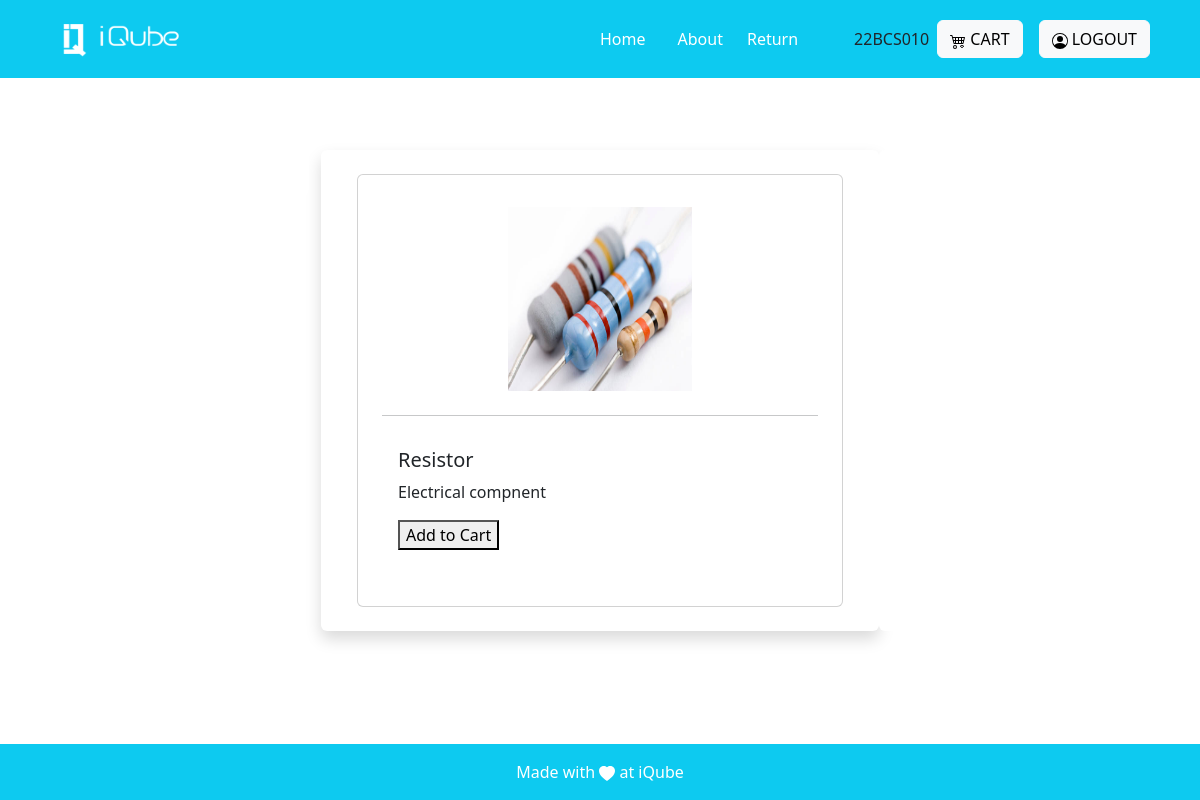
The app's page /product_description/1 (signed in) with its own data.
### invention/models.py (models this page shows, shortened)
class Product(models.Model):
    name=models.CharField(max_length=255)
    decription=models.CharField(max_length=100)
    actual_count=models.PositiveIntegerField()
    available_count=models.PositiveIntegerField()
    dummy_count = models.PositiveIntegerField()
    category= models.ForeignKey('Category', on_delete=models.CASCADE)
    created_at = models.DateTimeField(auto_now=True)
    image = models.ImageField(upload_to='images')

### invention/views.py (the view)
# urls.py: path('product_description/<int:pk>', views.product_description, name="Product_description"),
@login_required(login_url='login')
def product_description(request, pk):
    item = Product.objects.get( pk =pk)
    return render(request, 'core/product_description.html', {'item':item,})

### invention/templates/core/product_description.html
{% extends 'base.html' %}
{% block base %}
<div class="container justify-content-around mt-5 p-4">
    <div class="row">
      <div class="col-3 bg-white rounded d-none d-md-block">
          <div class="card p-2 border-white">
             <div class="card-subtitle p-2">
                <div class="card-text p-2">
                </div>
             </div>
          </div>
      </div>
      <div class="col-6 bg-white rounded shadow border-black">
        <div class="card p-4 m-4">
        <div class="row justify-content-center">
          <img src="{{item.image.url}}" class="card-img-top p-2 " alt="Product Image" style="width: 200px; height: 200px;">
        </div>
        <hr>
          <div class="card-body">
            <h5 class="card-title">{{item.name}}</h5>
            <p class="card-text">{{item.decription}}</p>
            <p class="row justify-content-center "><a href="{% url 'add_to_cart' item.id %}"><Button>Add to Cart</Button></a></p>
          </div>
        </div>
      </div>
      <div class="col-3 bg-white rounded d-none d-lg-block">
        <div class="card p-2 border-white">
          <div class="card-subtitle p-2">
             <div class="card-text p-2">
             </div>
          </div>
       </div>
      </div>
    </div>
</div>
{% endblock %}

### invention/templates/base.html (shortened to what this page needs)
{% load static %}
<!DOCTYPE html>
<html lang="en">
<head>
    <link href="https://cdn.jsdelivr.net/npm/bootstrap@5.3.2/dist/css/bootstrap.min.css" rel="stylesheet"
>
</head>
<body>
    <nav class="sticky-top navbar navbar-expand-lg navbar-dark bg-info p-3">
    <div class="container">
            <a class="navbar-brand" href="#">
                <img src="{% static 'images/logo-white.png' %}" alt="Logo" height="36" width="150">
            </a>
            <div class="collapse navbar-collapse justify-content-end" id="navbarNav">
                <ul class="navbar-nav mx-5">
                    <li class="nav-item mx-2">
                        <a class="nav-link active" href="{% url 'Home'%}">Home</a>
                    </li>
                    <li class="nav-item mx-2">
                        <a class="nav-link active" href="{% url 'About' %}">About</a>
                    </li>
                    <li>
                        <a href="/return_form" class="nav-link active">Return</a>
                    </li>
                </ul>
            </div>
            {{request.user.username}}
            <div class="mt-3 mt-lg-0 mx-2">
                <a class="btn btn-light" href="{% url 'view_cart' %}">
                    CART
                </a>
            </div>
            {% if not user.is_authenticated %}
            <div class="mt-3 mt-lg-0 mx-2">
                <a class="btn btn-light" href="{% url "social:begin" 'azuread-tenant-oauth2' %}">
                    <svg xmlns="http://www.w3.org/2000/svg" width="16" height="16" fill="currentColor" class="bi bi-person-circle" viewBox="0 0 16 16">
                    <path d="M11 6a3 3 0 1 1-6 0 3 3 0 0 1 6 0"/>
                        <path fill-rule="evenodd" d="M0 8a8 8 0 1 1 16 0A8 8 0 0 1 0 8m8-7a7 7 0 0 0-5.468 11.37C3.242 11.226 4.805 10 8 10s4.757 1.225 5.468 2.37A7 7 0 0 0 8 1"/>
                    </svg>
                    LOGIN
                </a>
            </div>
            {% else %}
            <div class="mt-3 mt-lg-0 mx-2">
                <a class="btn btn-light" href="{% url 'logout' %}">
                    LOGOUT
                </a>
            </div>
            {% endif %}
        </div>
    </nav>
    <main>
        <div>
            {% block base %}{% endblock %}
        </div>
    </main>
    <footer class="bg-light text-center text-lg-start fixed-bottom">
        <div class="text-center p-2 bg-info p-3" style=" color: white;">
            <div>Made with
                <svg xmlns="http://www.w3.org/2000/svg" width="16" height="16" fill="currentColor"
                    class="bi bi-heart-fill" viewBox="0 0 16 16">
                    <path fill-rule="evenodd"
                        d="M8 1.314C12.438-3.248 23.534 4.735 8 15-7.534 4.736 3.562-3.248 8 1.314z" />
                </svg>
               at iQube
            </div>
        </div>
    </footer>
</body>
</html>
{% load sweetify %}

### invention/templates/base.html (style rules this page uses)
html { scroll-behavior:smooth; }

### records on screen
Product: image (picture), name "Resistor", decription "Electrical compnent"

### other values on screen
{{ request.user.username }} "22BCS010"
